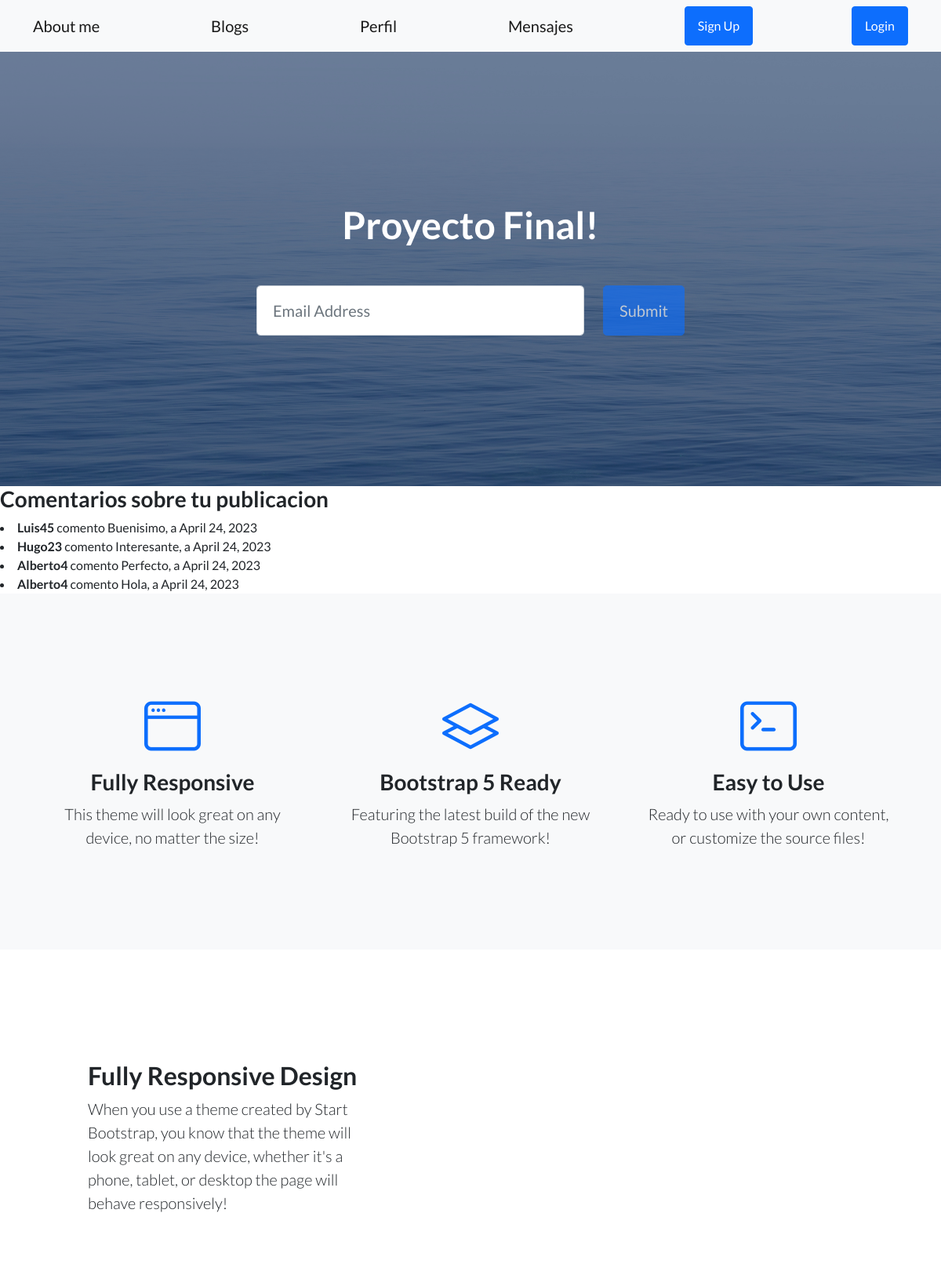
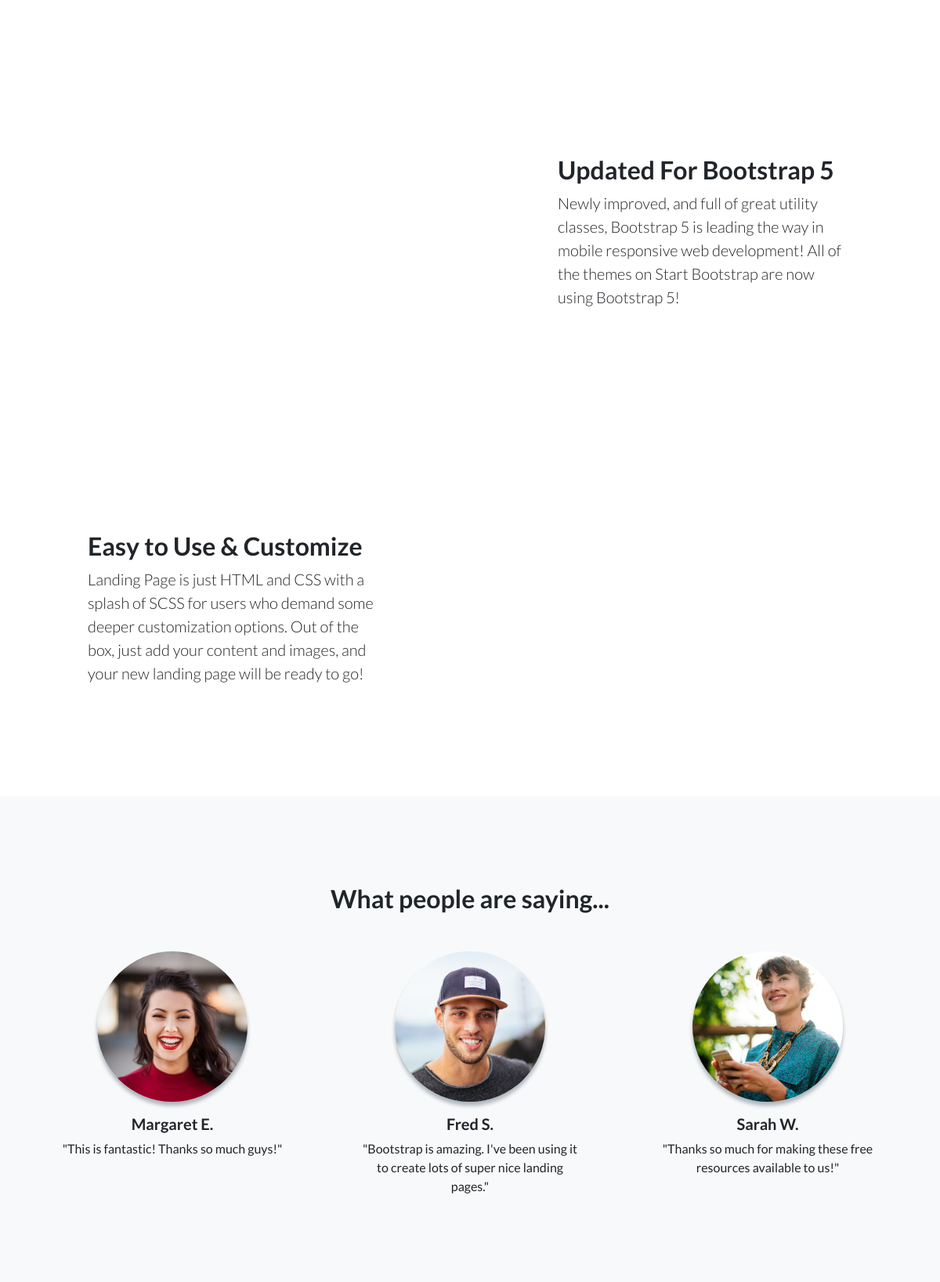
Screenshot of /AppProyectoFinal/messages/3 (upper part) with the database file from the repository (2 pictures, top to bottom).
### AppProyectoFinal/models.py (models this page shows, shortened)
class ComentariosModel(models.Model):
    usuario=models.ForeignKey(User,on_delete=models.CASCADE)
    blog=models.ForeignKey(BlogsModel,on_delete=models.CASCADE)
    comentario=models.TextField()
    fecha=models.DateField(auto_now_add=True)
    class Meta:
        db_table="Comentarios"

### AppProyectoFinal/views.py (the view, shortened to what this page needs)
# urls.py: path('messages/<id>',mensajes,name='VerMensaje'),
def mensajes(request,id):
    blog=BlogsModel.objects.get(id=id)
    allcomentarios=ComentariosModel.objects.filter(blog=blog)  ##Condiciono de manera que solo muestre comentarios correspondientes a dicho blog
    context={
        "id":id,
        "blog":blog,
        "comentarios":allcomentarios,
        "comentariosform":ComentariosForm(),
    }
    return render(request,"AppProyectoFinal/mensajes.html",context)

### AppProyectoFinal/forms.py
class ComentariosForm(forms.ModelForm):
    class Meta:
        model=ComentariosModel
        fields=("comentario",)

### templates/AppProyectoFinal/mensajes.html
{% extends "base.html" %}
{% load static %}
{% block contenido_variable %}
<h3> Comentarios sobre tu publicacion </h3>
{% if comentarios %}
{% for f in comentarios %}
<li><b>{{f.usuario.username}}</b> comento {{f.comentario}}, a {{f.fecha}}</li>
{% endfor %}
{% else %}
<p><b>No tienes comentarios</b></p>
{% endif %}
{% endblock %}

### rows the page displays
ComentariosModel: usuario.username "Luis45", comentario "Buenisimo", fecha "April 24, 2023"
ComentariosModel: usuario.username "Hugo23", comentario "Interesante", fecha "April 24, 2023"
ComentariosModel: usuario.username "Alberto4", comentario "Perfecto", fecha "April 24, 2023"
ComentariosModel: usuario.username "Alberto4", comentario "Hola", fecha "April 24, 2023"
